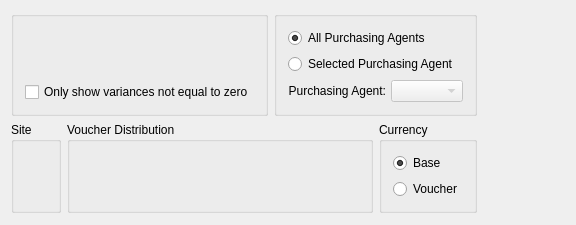
<?xml version="1.0" encoding="UTF-8"?>
<ui version="4.0">
 <comment>This file is part of the xTuple ERP: PostBooks Edition, a free and
open source Enterprise Resource Planning software suite,
Copyright (c) 1999-2018 by OpenMFG LLC, d/b/a xTuple.
It is licensed to you under the Common Public Attribution License
version 1.0, the full text of which (including xTuple-specific Exhibits)
is available at www.xtuple.com/CPAL.  By using this software, you agree
to be bound by its terms.</comment>
 <class>dspPoPriceVariancesByVendor</class>
 <widget class="QWidget" name="dspPoPriceVariancesByVendor">
  <property name="geometry">
   <rect>
    <x>0</x>
    <y>0</y>
    <width>576</width>
    <height>225</height>
   </rect>
  </property>
  <property name="windowTitle">
   <string>Purchase Price Variances by Vendor</string>
  </property>
  <layout class="QHBoxLayout" name="horizontalLayout">
   <item>
    <layout class="QVBoxLayout" name="verticalLayout_2">
     <property name="spacing">
      <number>0</number>
     </property>
     <item>
      <layout class="QGridLayout" name="gridLayout_5">
       <item row="0" column="0">
        <widget class="QGroupBox" name="_dateGroup_2">
         <property name="title">
          <string/>
         </property>
         <layout class="QGridLayout" name="gridLayout_4">
          <item row="0" column="0">
           <widget class="VendorGroup" name="_vendorGroup"/>
          </item>
          <item row="1" column="0">
           <widget class="XCheckBox" name="_notZero">
            <property name="text">
             <string>Only show variances not equal to zero</string>
            </property>
           </widget>
          </item>
         </layout>
        </widget>
       </item>
       <item row="0" column="1">
        <widget class="QGroupBox" name="_agentGroup">
         <property name="title">
          <string/>
         </property>
         <layout class="QGridLayout" name="gridLayout_3">
          <item row="0" column="0">
           <widget class="QRadioButton" name="_allPurchasingAgents">
            <property name="text">
             <string>All Purchasing Agents</string>
            </property>
            <property name="checked">
             <bool>true</bool>
            </property>
           </widget>
          </item>
          <item row="1" column="0">
           <widget class="QRadioButton" name="_selectedPurchasingAgent">
            <property name="text">
             <string>Selected Purchasing Agent</string>
            </property>
           </widget>
          </item>
          <item row="2" column="0">
           <layout class="QHBoxLayout">
            <property name="spacing">
             <number>5</number>
            </property>
            <item>
             <widget class="QLabel" name="_agentLit">
              <property name="text">
               <string>Purchasing Agent:</string>
              </property>
              <property name="alignment">
               <set>Qt::AlignRight|Qt::AlignTrailing|Qt::AlignVCenter</set>
              </property>
             </widget>
            </item>
            <item>
             <widget class="XComboBox" name="_agent">
              <property name="enabled">
               <bool>false</bool>
              </property>
              <property name="sizePolicy">
               <sizepolicy hsizetype="Expanding" vsizetype="Fixed">
                <horstretch>0</horstretch>
                <verstretch>0</verstretch>
               </sizepolicy>
              </property>
             </widget>
            </item>
           </layout>
          </item>
         </layout>
        </widget>
       </item>
       <item row="1" column="0" colspan="2">
        <layout class="QHBoxLayout" name="horizontalLayout_2">
         <item>
          <widget class="WarehouseGroup" name="_warehouse">
           <property name="title">
            <string>Site</string>
           </property>
           <property name="fixedSize">
            <bool>false</bool>
           </property>
          </widget>
         </item>
         <item>
          <widget class="QGroupBox" name="_dateGroup">
           <property name="title">
            <string>Voucher Distribution</string>
           </property>
           <layout class="QGridLayout" name="gridLayout_2">
            <item row="0" column="0">
             <widget class="DateCluster" name="_dates"/>
            </item>
            <item row="0" column="1">
             <spacer name="horizontalSpacer_3">
              <property name="orientation">
               <enum>Qt::Horizontal</enum>
              </property>
              <property name="sizeHint" stdset="0">
               <size>
                <width>40</width>
                <height>20</height>
               </size>
              </property>
             </spacer>
            </item>
           </layout>
          </widget>
         </item>
         <item>
          <widget class="QGroupBox" name="_currencyGroup">
           <property name="title">
            <string>Currency</string>
           </property>
           <layout class="QVBoxLayout" name="verticalLayout">
            <item>
             <widget class="QRadioButton" name="_baseCurr">
              <property name="text">
               <string>Base</string>
              </property>
              <property name="checked">
               <bool>true</bool>
              </property>
             </widget>
            </item>
            <item>
             <widget class="QRadioButton" name="_voCurr">
              <property name="text">
               <string>Voucher</string>
              </property>
             </widget>
            </item>
           </layout>
          </widget>
         </item>
        </layout>
       </item>
      </layout>
     </item>
     <item>
      <spacer name="verticalSpacer">
       <property name="orientation">
        <enum>Qt::Vertical</enum>
       </property>
       <property name="sizeHint" stdset="0">
        <size>
         <width>20</width>
         <height>0</height>
        </size>
       </property>
      </spacer>
     </item>
    </layout>
   </item>
   <item>
    <spacer name="horizontalSpacer">
     <property name="orientation">
      <enum>Qt::Horizontal</enum>
     </property>
     <property name="sizeHint" stdset="0">
      <size>
       <width>63</width>
       <height>20</height>
      </size>
     </property>
    </spacer>
   </item>
  </layout>
 </widget>
 <layoutdefault spacing="6" margin="11"/>
 <customwidgets>
  <customwidget>
   <class>DateCluster</class>
   <extends>QWidget</extends>
   <header>datecluster.h</header>
   <container>1</container>
  </customwidget>
  <customwidget>
   <class>VendorGroup</class>
   <extends>QWidget</extends>
   <header>vendorgroup.h</header>
  </customwidget>
  <customwidget>
   <class>WarehouseGroup</class>
   <extends>QGroupBox</extends>
   <header>warehousegroup.h</header>
   <container>1</container>
  </customwidget>
  <customwidget>
   <class>XCheckBox</class>
   <extends>QCheckBox</extends>
   <header>xcheckbox.h</header>
  </customwidget>
  <customwidget>
   <class>XComboBox</class>
   <extends>QComboBox</extends>
   <header>xcombobox.h</header>
  </customwidget>
 </customwidgets>
 <tabstops>
  <tabstop>_warehouse</tabstop>
  <tabstop>_dates</tabstop>
  <tabstop>_allPurchasingAgents</tabstop>
  <tabstop>_agent</tabstop>
 </tabstops>
 <resources/>
 <connections>
  <connection>
   <sender>_selectedPurchasingAgent</sender>
   <signal>toggled(bool)</signal>
   <receiver>_agent</receiver>
   <slot>setEnabled(bool)</slot>
   <hints>
    <hint type="sourcelabel">
     <x>20</x>
     <y>20</y>
    </hint>
    <hint type="destinationlabel">
     <x>20</x>
     <y>20</y>
    </hint>
   </hints>
  </connection>
 </connections>
</ui>
